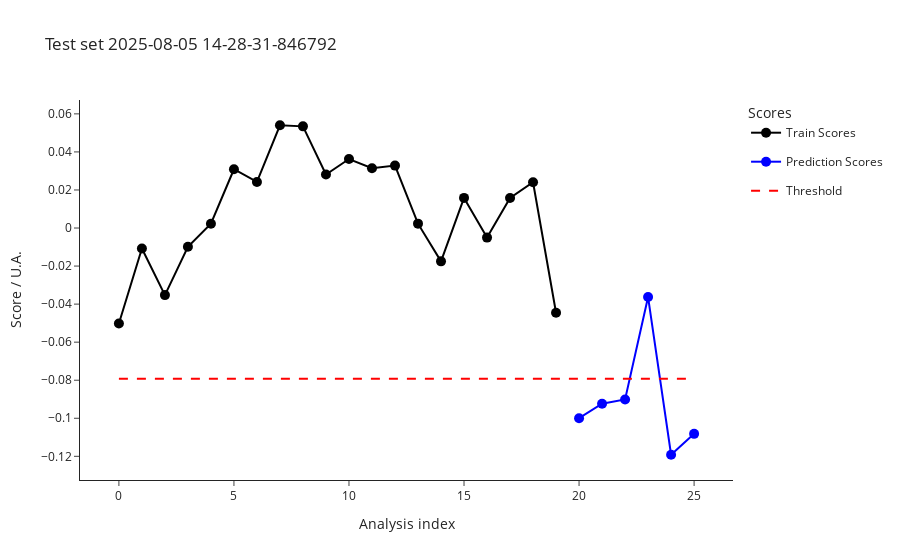

The notebook cell saved with this chart:
### Code cell
import os

parameters_df = []
for i in test_dates:
    test_data = pd.read_csv(f"dev/test_{i}_features.csv")
    test_metadata = pd.read_csv(f"dev/test_{i}_metadata.csv")
    ml_ana.predict(test_data, test_metadata)
    outliers_test = ml_ana.test_prediction_outliers()
    
    classified_test_metadata = outliers_test
    classified_test_metadata["date"] = i
    classified_test_metadata.to_csv(f"dev/test_{i}_classified_samples.csv", index=False)
    print("Test set ", i, ": \n", test_metadata["index"].tolist()) 
    print("\n")
    
    test_batch_parameters = parameters.copy()
    test_set = len(classified_test_metadata)
    train_set = len(ml_ana.get_training_scores())
    threshold = classified_test_metadata["threshold"][1]
    num_outliers = sum(classified_test_metadata["class"] == "outlier")
    percent_outliers = (sum(classified_test_metadata["class"] == "outlier")/len(classified_test_metadata["class"]))*100

    fig_test_scores = ml_ana.plot_scores()
    fig_test_scores.write_image(f"dev/figures/fig_test_{i}_scores.png", width=1100, height= 350, scale = 3)
    fig_test_scores.update_layout(title=f"Test set {i}")
    fig_test_scores.show()

    fig_test_features = ml_ana.plot_data()
    fig_test_features.write_image(f"dev/figures/fig_test_{i}_features.png", width=1100, height= 350, scale = 3)
    #fig_test_features.show()

    test_batch_parameters.update(
        {
        "date" : i,
        "train_set" : train_set, 
        "test_set" : test_set,
        "threshold" : threshold,
        "outliers" : num_outliers,
        "outliers_percent" : percent_outliers
        }
    )
    parameters_df.append(test_batch_parameters)

    #optionally add seen normal curves to train set
    #ml_ana.add_prediction()

parameters_df = pd.DataFrame(parameters_df)
if os.path.exists("dev/test_record.csv"):
    old_records = pd.read_csv("dev/test_record.csv")
    parameters_df = pd.concat([old_records, parameters_df])
    parameters_df.drop_duplicates(subset="date", keep="last", inplace=True)
    
parameters_df.to_csv("dev/test_record.csv", index = False)
print("Workflow parameters: \n", parameters_df)

### Figure 1 — Plotly figure (JSON) as saved in the notebook; plotly's stock layout.template omitted (floating-point values rounded to 4 significant figures)
{"data": [{"hovertemplate": ["<b>index: </b>18<br><b>name: </b>210812_Pac--005<br><b>path: </b>C:/Users/Sandeep/Desktop/ExtractedSignals\\210812_Pac 2021-08-12 10-30-07\\210812_Pac--005.D<br><b>batch: </b>210812_Pac 2021-08-12 10-30-07<br><b>batch_position: </b>5<br><b>idle_time: </b>39.0<br><b>sample: </b>NaCl 0,9%<br><b>method: </b>SAA_411_Pac.M<br><b>timestamp: </b>2021-08-12 10:50:23<br><b>detector: </b>G1315C<br><b>pump: </b>G7110B<br><b>start_time: </b>2021-08-12 10:50:57<br><b>end_time: </b>2021-08-12 10:54:57<br><b>runtime: </b>239.7000000000036", "<b>index: </b>19<br><b>name: </b>210812_Pac--006<br><b>path: </b>C:/Users/Sandeep/Desktop/ExtractedSignals\\210812_Pac 2021-08-12 10-30-07\\210812_Pac--006.D<br><b>batch: </b>210812_Pac 2021-08-12 10-30-07<br><b>batch_position: </b>6<br><b>idle_time: </b>39.0<br><b>sample: </b>Blank<br><b>method: </b>SAA_411_Pac.M<br><b>timestamp: </b>2021-08-12 10:55:02<br><b>detector: </b>G1315C<br><b>pump: </b>G7110B<br><b>start_time: </b>2021-08-12 10:55:36<br><b>end_time: </b>2021-08-12 10:59:36<br><b>runtime: </b>239.7000000000036", "<b>index: </b>20<br><b>name: </b>210812_Pac--007<br><b>path: </b>C:/Users/Sandeep/Desktop/ExtractedSignals\\210812_Pac 2021-08-12 10-30-07\\210812_Pac--007.D<br><b>batch: </b>210812_Pac 2021-08-12 10-30-07<br><b>batch_position: </b>7<br><b>idle_time: </b>39.0<br><b>sample: </b>0.025 mg/ml<br><b>method: </b>SAA_411_Pac.M<br><b>timestamp: </b>2021-08-12 10:59:41<br><b>detector: </b>G1315C<br><b>pump: </b>G7110B<br><b>start_time: </b>2021-08-12 11:00:15<br><b>end_time: </b>2021-08-12 11:04:15<br><b>runtime: </b>239.7000000000036", "<b>index: </b>21<br><b>name: </b>210812_Pac--008<br><b>path: </b>C:/Users/Sandeep/Desktop/ExtractedSignals\\210812_Pac 2021-08-12 10-30-07\\210812_Pac--008.D<br><b>batch: </b>210812_Pac 2021-08-12 10-30-07<br><b>batch_position: </b>8<br><b>idle_time: </b>39.0<br><b>sample: </b>Blank<br><b>method: </b>SAA_411_Pac.M<br><b>timestamp: </b>2021-08-12 11:04:20<br><b>detector: </b>G1315C<br><b>pump: </b>G7110B<br><b>start_time: </b>2021-08-12 11:04:54<br><b>end_time: </b>2021-08-12 11:08:54<br><b>runtime: </b>239.7000000000036", "<b>index: </b>22<br><b>name: </b>210812_Pac--009<br><b>path: </b>C:/Users/Sandeep/Desktop/ExtractedSignals\\210812_Pac 2021-08-12 10-30-07\\210812_Pac--009.D<br><b>batch: </b>210812_Pac 2021-08-12 10-30-07<br><b>batch_position: </b>9<br><b>idle_time: </b>38.0<br><b>sample: </b>210806/036 :10<br><b>method: </b>SAA_411_Pac.M<br><b>timestamp: </b>2021-08-12 11:08:59<br><b>detector: </b>G1315C<br><b>pump: </b>G7110B<br><b>start_time: </b>2021-08-12 11:09:32<br><b>end_time: </b>2021-08-12 11:13:32<br><b>runtime: </b>239.7000000000036", "<b>index: </b>23<br><b>name: </b>210812_Pac--010<br><b>path: </b>C:/Users/Sandeep/Desktop/ExtractedSignals\\210812_Pac 2021-08-12 10-30-07\\210812_Pac--010.D<br><b>batch: </b>210812_Pac 2021-08-12 10-30-07<br><b>batch_position: </b>10<br><b>idle_time: </b>39.0<br><b>sample: </b>210806/036 :10<br><b>method: </b>SAA_411_Pac.M<br><b>timestamp: </b>2021-08-12 11:13:37<br><b>detector: </b>G7110B<br><b>pump: </b>G7110B<br><b>start_time: </b>2021-08-12 11:14:11<br><b>end_time: </b>2021-08-12 11:18:11<br><b>runtime: </b>239.7000000000036", "<b>index: </b>24<br><b>name: </b>210812_Pac--011<br><b>path: </b>C:/Users/Sandeep/Desktop/ExtractedSignals\\210812_Pac 2021-08-12 10-30-07\\210812_Pac--011.D<br><b>batch: </b>210812_Pac 2021-08-12 10-30-07<br><b>batch_position: </b>11<br><b>idle_time: </b>39.0<br><b>sample: </b>210806/036 :10<br><b>method: </b>SAA_411_Pac.M<br><b>timestamp: </b>2021-08-12 11:18:16<br><b>detector: </b>G7110B<br><b>pump: </b>G7110B<br><b>start_time: </b>2021-08-12 11:18:50<br><b>end_time: </b>2021-08-12 11:22:50<br><b>runtime: </b>239.7000000000036", "<b>index: </b>25<br><b>name: </b>210812_Pac--012<br><b>path: </b>C:/Users/Sandeep/Desktop/ExtractedSignals\\210812_Pac 2021-08-12 10-30-07\\210812_Pac--012.D<br><b>batch: </b>210812_Pac 2021-08-12 10-30-07<br><b>batch_position: </b>12<br><b>idle_time: </b>39.0<br><b>sample: </b>Blank<br><b>method: </b>SAA_411_Pac.M<br><b>timestamp: </b>2021-08-12 11:22:55<br><b>detector: </b>G1315C<br><b>pump: </b>G7110B<br><b>start_time: </b>2021-08-12 11:23:29<br><b>end_time: </b>2021-08-12 11:27:29<br><b>runtime: </b>239.7000000000036", "<b>index: </b>26<br><b>name: </b>210812_Pac--013<br><b>path: </b>C:/Users/Sandeep/Desktop/ExtractedSignals\\210812_Pac 2021-08-12 10-30-07\\210812_Pac--013.D<br><b>batch: </b>210812_Pac 2021-08-12 10-30-07<br><b>batch_position: </b>13<br><b>idle_time: </b>39.0<br><b>sample: </b>0.025 mg/ml<br><b>method: </b>SAA_411_Pac.M<br><b>timestamp: </b>2021-08-12 11:27:34<br><b>detector: </b>G1315C<br><b>pump: </b>G7110B<br><b>start_time: </b>2021-08-12 11:28:08<br><b>end_time: </b>2021-08-12 11:32:08<br><b>runtime: </b>239.7000000000036", "<b>index: </b>27<br><b>name: </b>210812_Pac--014<br><b>path: </b>C:/Users/Sandeep/Desktop/ExtractedSignals\\210812_Pac 2021-08-12 10-30-07\\210812_Pac--014.D<br><b>batch: </b>210812_Pac 2021-08-12 10-30-07<br><b>batch_position: </b>14<br><b>idle_time: </b>38.0<br><b>sample: </b>Blank<br><b>method: </b>SAA_411_Pac.M<br><b>timestamp: </b>2021-08-12 11:32:13<br><b>detector: </b>G7110B<br><b>pump: </b>G7110B<br><b>start_time: </b>2021-08-12 11:32:46<br><b>end_time: </b>2021-08-12 11:36:47<br><b>runtime: </b>239.7000000000036", "<b>index: </b>51<br><b>name: </b>210813_Pac--005<br><b>path: </b>C:/Users/Sandeep/Desktop/ExtractedSignals\\210813_Pac 2021-08-13 10-37-27\\210813_Pac--005.D<br><b>batch: </b>210813_Pac 2021-08-13 10-37-27<br><b>batch_position: </b>5<br><b>idle_time: </b>39.0<br><b>sample: </b>NaCl 0,9%<br><b>method: </b>SAA_411_Pac.M<br><b>timestamp: </b>2021-08-13 10:57:52<br><b>detector: </b>G7110B<br><b>pump: </b>G7110B<br><b>start_time: </b>2021-08-13 10:58:26<br><b>end_time: </b>2021-08-13 11:02:27<br><b>runtime: </b>239.7000000000036", "<b>index: </b>52<br><b>name: </b>210813_Pac--006<br><b>path: </b>C:/Users/Sandeep/Desktop/ExtractedSignals\\210813_Pac 2021-08-13 10-37-27\\210813_Pac--006.D<br><b>batch: </b>210813_Pac 2021-08-13 10-37-27<br><b>batch_position: </b>6<br><b>idle_time: </b>38.0<br><b>sample: </b>Blank<br><b>method: </b>SAA_411_Pac.M<br><b>timestamp: </b>2021-08-13 11:02:31<br><b>detector: </b>G1315C<br><b>pump: </b>G7110B<br><b>start_time: </b>2021-08-13 11:03:05<br><b>end_time: </b>2021-08-13 11:07:06<br><b>runtime: </b>239.7000000000036", "<b>index: </b>53<br><b>name: </b>210813_Pac--007<br><b>path: </b>C:/Users/Sandeep/Desktop/ExtractedSignals\\210813_Pac 2021-08-13 10-37-27\\210813_Pac--007.D<br><b>batch: </b>210813_Pac 2021-08-13 10-37-27<br><b>batch_position: </b>7<br><b>idle_time: </b>38.0<br><b>sample: </b>0.025 mg/ml<br><b>method: </b>SAA_411_Pac.M<br><b>timestamp: </b>2021-08-13 11:07:10<br><b>detector: </b>G1315C<br><b>pump: </b>G7116B<br><b>start_time: </b>2021-08-13 11:07:44<br><b>end_time: </b>2021-08-13 11:11:45<br><b>runtime: </b>239.7000000000036", "<b>index: </b>54<br><b>name: </b>210813_Pac--008<br><b>path: </b>C:/Users/Sandeep/Desktop/ExtractedSignals\\210813_Pac 2021-08-13 10-37-27\\210813_Pac--008.D<br><b>batch: </b>210813_Pac 2021-08-13 10-37-27<br><b>batch_position: </b>8<br><b>idle_time: </b>38.0<br><b>sample: </b>Blank<br><b>method: </b>SAA_411_Pac.M<br><b>timestamp: </b>2021-08-13 11:11:49<br><b>detector: </b>G1315C<br><b>pump: </b>G7110B<br><b>start_time: </b>2021-08-13 11:12:23<br><b>end_time: </b>2021-08-13 11:16:23<br><b>runtime: </b>239.7000000000036", "<b>index: </b>55<br><b>name: </b>210813_Pac--009<br><b>path: </b>C:/Users/Sandeep/Desktop/ExtractedSignals\\210813_Pac 2021-08-13 10-37-27\\210813_Pac--009.D<br><b>batch: </b>210813_Pac 2021-08-13 10-37-27<br><b>batch_position: </b>9<br><b>idle_time: </b>39.0<br><b>sample: </b>210812/004 :20<br><b>method: </b>SAA_411_Pac.M<br><b>timestamp: </b>2021-08-13 11:16:28<br><b>detector: </b>G1315C<br><b>pump: </b>G7110B<br><b>start_time: </b>2021-08-13 11:17:02<br><b>end_time: </b>2021-08-13 11:21:03<br><b>runtime: </b>239.7000000000036", "<b>index: </b>56<br><b>name: </b>210813_Pac--010<br><b>path: </b>C:/Users/Sandeep/Desktop/ExtractedSignals\\210813_Pac 2021-08-13 10-37-27\\210813_Pac--010.D<br><b>batch: </b>210813_Pac 2021-08-13 10-37-27<br><b>batch_position: </b>10<br><b>idle_time: </b>38.0<br><b>sample: </b>210812/004 :20<br><b>method: </b>SAA_411_Pac.M<br><b>timestamp: </b>2021-08-13 11:21:08<br><b>detector: </b>G1315C<br><b>pump: </b>G7110B<br><b>start_time: </b>2021-08-13 11:21:41<br><b>end_time: </b>2021-08-13 11:25:42<br><b>runtime: </b>239.7000000000036", "<b>index: </b>57<br><b>name: </b>210813_Pac--011<br><b>path: </b>C:/Users/Sandeep/Desktop/ExtractedSignals\\210813_Pac 2021-08-13 10-37-27\\210813_Pac--011.D<br><b>batch: </b>210813_Pac 2021-08-13 10-37-27<br><b>batch_position: </b>11<br><b>idle_time: </b>39.0<br><b>sample: </b>210812/004 :20<br><b>method: </b>SAA_411_Pac.M<br><b>timestamp: </b>2021-08-13 11:25:46<br><b>detector: </b>G1315C<br><b>pump: </b>G7110B<br><b>start_time: </b>2021-08-13 11:26:21<br><b>end_time: </b>2021-08-13 11:30:21<br><b>runtime: </b>239.7000000000036", "<b>index: </b>58<br><b>name: </b>210813_Pac--012<br><b>path: </b>C:/Users/Sandeep/Desktop/ExtractedSignals\\210813_Pac 2021-08-13 10-37-27\\210813_Pac--012.D<br><b>batch: </b>210813_Pac 2021-08-13 10-37-27<br><b>batch_position: </b>12<br><b>idle_time: </b>38.0<br><b>sample: </b>Blank<br><b>method: </b>SAA_411_Pac.M<br><b>timestamp: </b>2021-08-13 11:30:26<br><b>detector: </b>G1315C<br><b>pump: </b>G7110B<br><b>start_time: </b>2021-08-13 11:30:59<br><b>end_time: </b>2021-08-13 11:34:59<br><b>runtime: </b>239.7000000000036", "<b>index: </b>59<br><b>name: </b>210813_Pac--013<br><b>path: </b>C:/Users/Sandeep/Desktop/ExtractedSignals\\210813_Pac 2021-08-13 10-37-27\\210813_Pac--013.D<br><b>batch: </b>210813_Pac 2021-08-13 10-37-27<br><b>batch_position: </b>13<br><b>idle_time: </b>39.0<br><b>sample: </b>0.025 mg/ml<br><b>method: </b>SAA_411_Pac.M<br><b>timestamp: </b>2021-08-13 11:35:04<br><b>detector: </b>G1315C<br><b>pump: </b>G7110B<br><b>start_time: </b>2021-08-13 11:35:38<br><b>end_time: </b>2021-08-13 11:39:38<br><b>runtime: </b>239.7000000000036", "<b>index: </b>60<br><b>name: </b>210813_Pac--014<br><b>path: </b>C:/Users/Sandeep/Desktop/ExtractedSignals\\210813_Pac 2021-08-13 10-37-27\\210813_Pac--014.D<br><b>batch: </b>210813_Pac 2021-08-13 10-37-27<br><b>batch_position: </b>14<br><b>idle_time: </b>38.0<br><b>sample: </b>Blank<br><b>method: </b>SAA_411_Pac.M<br><b>timestamp: </b>2021-08-13 11:39:43<br><b>detector: </b>G1315C<br><b>pump: </b>G7110B<br><b>start_time: </b>2021-08-13 11:40:16<br><b>end_time: </b>2021-08-13 11:44:17<br><b>runtime: </b>239.7000000000036"], "legendgroup": "Train", "line": {"color": "black"}, "marker": {"color": "black", "size": 10}, "mode": "lines+markers", "name": "Train Scores", "text": ["<b>index: </b>18<br><b>name: </b>210812_Pac--005<br><b>path: </b>C:/Users/Sandeep/Desktop/ExtractedSignals\\210812_Pac 2021-08-12 10-30-07\\210812_Pac--005.D<br><b>batch: </b>210812_Pac 2021-08-12 10-30-07<br><b>batch_position: </b>5<br><b>idle_time: </b>39.0<br><b>sample: </b>NaCl 0,9%<br><b>method: </b>SAA_411_Pac.M<br><b>timestamp: </b>2021-08-12 10:50:23<br><b>detector: </b>G1315C<br><b>pump: </b>G7110B<br><b>start_time: </b>2021-08-12 10:50:57<br><b>end_time: </b>2021-08-12 10:54:57<br><b>runtime: </b>239.7000000000036", "<b>index: </b>19<br><b>name: </b>210812_Pac--006<br><b>path: </b>C:/Users/Sandeep/Desktop/ExtractedSignals\\210812_Pac 2021-08-12 10-30-07\\210812_Pac--006.D<br><b>batch: </b>210812_Pac 2021-08-12 10-30-07<br><b>batch_position: </b>6<br><b>idle_time: </b>39.0<br><b>sample: </b>Blank<br><b>method: </b>SAA_411_Pac.M<br><b>timestamp: </b>2021-08-12 10:55:02<br><b>detector: </b>G1315C<br><b>pump: </b>G7110B<br><b>start_time: </b>2021-08-12 10:55:36<br><b>end_time: </b>2021-08-12 10:59:36<br><b>runtime: </b>239.7000000000036", "<b>index: </b>20<br><b>name: </b>210812_Pac--007<br><b>path: </b>C:/Users/Sandeep/Desktop/ExtractedSignals\\210812_Pac 2021-08-12 10-30-07\\210812_Pac--007.D<br><b>batch: </b>210812_Pac 2021-08-12 10-30-07<br><b>batch_position: </b>7<br><b>idle_time: </b>39.0<br><b>sample: </b>0.025 mg/ml<br><b>method: </b>SAA_411_Pac.M<br><b>timestamp: </b>2021-08-12 10:59:41<br><b>detector: </b>G1315C<br><b>pump: </b>G7110B<br><b>start_time: </b>2021-08-12 11:00:15<br><b>end_time: </b>2021-08-12 11:04:15<br><b>runtime: </b>239.7000000000036", "<b>index: </b>21<br><b>name: </b>210812_Pac--008<br><b>path: </b>C:/Users/Sandeep/Desktop/ExtractedSignals\\210812_Pac 2021-08-12 10-30-07\\210812_Pac--008.D<br><b>batch: </b>210812_Pac 2021-08-12 10-30-07<br><b>batch_position: </b>8<br><b>idle_time: </b>39.0<br><b>sample: </b>Blank<br><b>method: </b>SAA_411_Pac.M<br><b>timestamp: </b>2021-08-12 11:04:20<br><b>detector: </b>G1315C<br><b>pump: </b>G7110B<br><b>start_time: </b>2021-08-12 11:04:54<br><b>end_time: </b>2021-08-12 11:08:54<br><b>runtime: </b>239.7000000000036", "<b>index: </b>22<br><b>name: </b>210812_Pac--009<br><b>path: </b>C:/Users/Sandeep/Desktop/ExtractedSignals\\210812_Pac 2021-08-12 10-30-07\\210812_Pac--009.D<br><b>batch: </b>210812_Pac 2021-08-12 10-30-07<br><b>batch_position: </b>9<br><b>idle_time: </b>38.0<br><b>sample: </b>210806/036 :10<br><b>method: </b>SAA_411_Pac.M<br><b>timestamp: </b>2021-08-12 11:08:59<br><b>detector: </b>G1315C<br><b>pump: </b>G7110B<br><b>start_time: </b>2021-08-12 11:09:32<br><b>end_time: </b>2021-08-12 11:13:32<br><b>runtime: </b>239.7000000000036", "<b>index: </b>23<br><b>name: </b>210812_Pac--010<br><b>path: </b>C:/Users/Sandeep/Desktop/ExtractedSignals\\210812_Pac 2021-08-12 10-30-07\\210812_Pac--010.D<br><b>batch: </b>210812_Pac 2021-08-12 10-30-07<br><b>batch_position: </b>10<br><b>idle_time: </b>39.0<br><b>sample: </b>210806/036 :10<br><b>method: </b>SAA_411_Pac.M<br><b>timestamp: </b>2021-08-12 11:13:37<br><b>detector: </b>G7110B<br><b>pump: </b>G7110B<br><b>start_time: </b>2021-08-12 11:14:11<br><b>end_time: </b>2021-08-12 11:18:11<br><b>runtime: </b>239.7000000000036", "<b>index: </b>24<br><b>name: </b>210812_Pac--011<br><b>path: </b>C:/Users/Sandeep/Desktop/ExtractedSignals\\210812_Pac 2021-08-12 10-30-07\\210812_Pac--011.D<br><b>batch: </b>210812_Pac 2021-08-12 10-30-07<br><b>batch_position: </b>11<br><b>idle_time: </b>39.0<br><b>sample: </b>210806/036 :10<br><b>method: </b>SAA_411_Pac.M<br><b>timestamp: </b>2021-08-12 11:18:16<br><b>detector: </b>G7110B<br><b>pump: </b>G7110B<br><b>start_time: </b>2021-08-12 11:18:50<br><b>end_time: </b>2021-08-12 11:22:50<br><b>runtime: </b>239.7000000000036", "<b>index: </b>25<br><b>name: </b>210812_Pac--012<br><b>path: </b>C:/Users/Sandeep/Desktop/ExtractedSignals\\210812_Pac 2021-08-12 10-30-07\\210812_Pac--012.D<br><b>batch: </b>210812_Pac 2021-08-12 10-30-07<br><b>batch_position: </b>12<br><b>idle_time: </b>39.0<br><b>sample: </b>Blank<br><b>method: </b>SAA_411_Pac.M<br><b>timestamp: </b>2021-08-12 11:22:55<br><b>detector: </b>G1315C<br><b>pump: </b>G7110B<br><b>start_time: </b>2021-08-12 11:23:29<br><b>end_time: </b>2021-08-12 11:27:29<br><b>runtime: </b>239.7000000000036", "<b>index: </b>26<br><b>name: </b>210812_Pac--013<br><b>path: </b>C:/Users/Sandeep/Desktop/ExtractedSignals\\210812_Pac 2021-08-12 10-30-07\\210812_Pac--013.D<br><b>batch: </b>210812_Pac 2021-08-12 10-30-07<br><b>batch_position: </b>13<br><b>idle_time: </b>39.0<br><b>sample: </b>0.025 mg/ml<br><b>method: </b>SAA_411_Pac.M<br><b>timestamp: </b>2021-08-12 11:27:34<br><b>detector: </b>G1315C<br><b>pump: </b>G7110B<br><b>start_time: </b>2021-08-12 11:28:08<br><b>end_time: </b>2021-08-12 11:32:08<br><b>runtime: </b>239.7000000000036", "<b>index: </b>27<br><b>name: </b>210812_Pac--014<br><b>path: </b>C:/Users/Sandeep/Desktop/ExtractedSignals\\210812_Pac 2021-08-12 10-30-07\\210812_Pac--014.D<br><b>batch: </b>210812_Pac 2021-08-12 10-30-07<br><b>batch_position: </b>14<br><b>idle_time: </b>38.0<br><b>sample: </b>Blank<br><b>method: </b>SAA_411_Pac.M<br><b>timestamp: </b>2021-08-12 11:32:13<br><b>detector: </b>G7110B<br><b>pump: </b>G7110B<br><b>start_time: </b>2021-08-12 11:32:46<br><b>end_time: </b>2021-08-12 11:36:47<br><b>runtime: </b>239.7000000000036", "<b>index: </b>51<br><b>name: </b>210813_Pac--005<br><b>path: </b>C:/Users/Sandeep/Desktop/ExtractedSignals\\210813_Pac 2021-08-13 10-37-27\\210813_Pac--005.D<br><b>batch: </b>210813_Pac 2021-08-13 10-37-27<br><b>batch_position: </b>5<br><b>idle_time: </b>39.0<br><b>sample: </b>NaCl 0,9%<br><b>method: </b>SAA_411_Pac.M<br><b>timestamp: </b>2021-08-13 10:57:52<br><b>detector: </b>G7110B<br><b>pump: </b>G7110B<br><b>start_time: </b>2021-08-13 10:58:26<br><b>end_time: </b>2021-08-13 11:02:27<br><b>runtime: </b>239.7000000000036", "<b>index: </b>52<br><b>name: </b>210813_Pac--006<br><b>path: </b>C:/Users/Sandeep/Desktop/ExtractedSignals\\210813_Pac 2021-08-13 10-37-27\\210813_Pac--006.D<br><b>batch: </b>210813_Pac 2021-08-13 10-37-27<br><b>batch_position: </b>6<br><b>idle_time: </b>38.0<br><b>sample: </b>Blank<br><b>method: </b>SAA_411_Pac.M<br><b>timestamp: </b>2021-08-13 11:02:31<br><b>detector: </b>G1315C<br><b>pump: </b>G7110B<br><b>start_time: </b>2021-08-13 11:03:05<br><b>end_time: </b>2021-08-13 11:07:06<br><b>runtime: </b>239.7000000000036", "<b>index: </b>53<br><b>name: </b>210813_Pac--007<br><b>path: </b>C:/Users/Sandeep/Desktop/ExtractedSignals\\210813_Pac 2021-08-13 10-37-27\\210813_Pac--007.D<br><b>batch: </b>210813_Pac 2021-08-13 10-37-27<br><b>batch_position: </b>7<br><b>idle_time: </b>38.0<br><b>sample: </b>0.025 mg/ml<br><b>method: </b>SAA_411_Pac.M<br><b>timestamp: </b>2021-08-13 11:07:10<br><b>detector: </b>G1315C<br><b>pump: </b>G7116B<br><b>start_time: </b>2021-08-13 11:07:44<br><b>end_time: </b>2021-08-13 11:11:45<br><b>runtime: </b>239.7000000000036", "<b>index: </b>54<br><b>name: </b>210813_Pac--008<br><b>path: </b>C:/Users/Sandeep/Desktop/ExtractedSignals\\210813_Pac 2021-08-13 10-37-27\\210813_Pac--008.D<br><b>batch: </b>210813_Pac 2021-08-13 10-37-27<br><b>batch_position: </b>8<br><b>idle_time: </b>38.0<br><b>sample: </b>Blank<br><b>method: </b>SAA_411_Pac.M<br><b>timestamp: </b>2021-08-13 11:11:49<br><b>detector: </b>G1315C<br><b>pump: </b>G7110B<br><b>start_time: </b>2021-08-13 11:12:23<br><b>end_time: </b>2021-08-13 11:16:23<br><b>runtime: </b>239.7000000000036", "<b>index: </b>55<br><b>name: </b>210813_Pac--009<br><b>path: </b>C:/Users/Sandeep/Desktop/ExtractedSignals\\210813_Pac 2021-08-13 10-37-27\\210813_Pac--009.D<br><b>batch: </b>210813_Pac 2021-08-13 10-37-27<br><b>batch_position: </b>9<br><b>idle_time: </b>39.0<br><b>sample: </b>210812/004 :20<br><b>method: </b>SAA_411_Pac.M<br><b>timestamp: </b>2021-08-13 11:16:28<br><b>detector: </b>G1315C<br><b>pump: </b>G7110B<br><b>start_time: </b>2021-08-13 11:17:02<br><b>end_time: </b>2021-08-13 11:21:03<br><b>runtime: </b>239.7000000000036", "<b>index: </b>56<br><b>name: </b>210813_Pac--010<br><b>path: </b>C:/Users/Sandeep/Desktop/ExtractedSignals\\210813_Pac 2021-08-13 10-37-27\\210813_Pac--010.D<br><b>batch: </b>210813_Pac 2021-08-13 10-37-27<br><b>batch_position: </b>10<br><b>idle_time: </b>38.0<br><b>sample: </b>210812/004 :20<br><b>method: </b>SAA_411_Pac.M<br><b>timestamp: </b>2021-08-13 11:21:08<br><b>detector: </b>G1315C<br><b>pump: </b>G7110B<br><b>start_time: </b>2021-08-13 11:21:41<br><b>end_time: </b>2021-08-13 11:25:42<br><b>runtime: </b>239.7000000000036", "<b>index: </b>57<br><b>name: </b>210813_Pac--011<br><b>path: </b>C:/Users/Sandeep/Desktop/ExtractedSignals\\210813_Pac 2021-08-13 10-37-27\\210813_Pac--011.D<br><b>batch: </b>210813_Pac 2021-08-13 10-37-27<br><b>batch_position: </b>11<br><b>idle_time: </b>39.0<br><b>sample: </b>210812/004 :20<br><b>method: </b>SAA_411_Pac.M<br><b>timestamp: </b>2021-08-13 11:25:46<br><b>detector: </b>G1315C<br><b>pump: </b>G7110B<br><b>start_time: </b>2021-08-13 11:26:21<br><b>end_time: </b>2021-08-13 11:30:21<br><b>runtime: </b>239.7000000000036", "<b>index: </b>58<br><b>name: </b>210813_Pac--012<br><b>path: </b>C:/Users/Sandeep/Desktop/ExtractedSignals\\210813_Pac 2021-08-13 10-37-27\\210813_Pac--012.D<br><b>batch: </b>210813_Pac 2021-08-13 10-37-27<br><b>batch_position: </b>12<br><b>idle_time: </b>38.0<br><b>sample: </b>Blank<br><b>method: </b>SAA_411_Pac.M<br><b>timestamp: </b>2021-08-13 11:30:26<br><b>detector: </b>G1315C<br><b>pump: </b>G7110B<br><b>start_time: </b>2021-08-13 11:30:59<br><b>end_time: </b>2021-08-13 11:34:59<br><b>runtime: </b>239.7000000000036", "<b>index: </b>59<br><b>name: </b>210813_Pac--013<br><b>path: </b>C:/Users/Sandeep/Desktop/ExtractedSignals\\210813_Pac 2021-08-13 10-37-27\\210813_Pac--013.D<br><b>batch: </b>210813_Pac 2021-08-13 10-37-27<br><b>batch_position: </b>13<br><b>idle_time: </b>39.0<br><b>sample: </b>0.025 mg/ml<br><b>method: </b>SAA_411_Pac.M<br><b>timestamp: </b>2021-08-13 11:35:04<br><b>detector: </b>G1315C<br><b>pump: </b>G7110B<br><b>start_time: </b>2021-08-13 11:35:38<br><b>end_time: </b>2021-08-13 11:39:38<br><b>runtime: </b>239.7000000000036", "<b>index: </b>60<br><b>name: </b>210813_Pac--014<br><b>path: </b>C:/Users/Sandeep/Desktop/ExtractedSignals\\210813_Pac 2021-08-13 10-37-27\\210813_Pac--014.D<br><b>batch: </b>210813_Pac 2021-08-13 10-37-27<br><b>batch_position: </b>14<br><b>idle_time: </b>38.0<br><b>sample: </b>Blank<br><b>method: </b>SAA_411_Pac.M<br><b>timestamp: </b>2021-08-13 11:39:43<br><b>detector: </b>G1315C<br><b>pump: </b>G7110B<br><b>start_time: </b>2021-08-13 11:40:16<br><b>end_time: </b>2021-08-13 11:44:17<br><b>runtime: </b>239.7000000000036"], "type": "scatter", "x": [0, 1, 2, 3, 4, 5, 6, 7, 8, 9, 10, 11, 12, 13, 14, 15, 16, 17, 18, 19], "y": [-0.05022, -0.01075, -0.03525, -0.00987, 0.002252, 0.03089, 0.02422, 0.05402, 0.05344, 0.0281, 0.03627, 0.03141, 0.03281, 0.002288, -0.01752, 0.01582, -0.005032, 0.01577, 0.02406, -0.04454]}, {"hovertemplate": ["<b>index: </b>239<br><b>name: </b>210906_Pac--006<br><b>path: </b>C:/Users/Sandeep/Desktop/ExtractedSignals\\210906_Pac 2021-09-06 11-09-22\\210906_Pac--006.D<br><b>batch: </b>210906_Pac 2021-09-06 11-09-22<br><b>batch_position: </b>6<br><b>idle_time: </b>39.0<br><b>sample: </b>Blank<br><b>method: </b>SAA_411_Pac.M<br><b>timestamp: </b>2021-09-06 11:32:57<br><b>detector: </b>G7110B<br><b>pump: </b>G7110B<br><b>start_time: </b>2021-09-06 11:33:30<br><b>end_time: </b>2021-09-06 11:37:31<br><b>runtime: </b>239.7000000000036", "<b>index: </b>246<br><b>name: </b>210906_Pac--013<br><b>path: </b>C:/Users/Sandeep/Desktop/ExtractedSignals\\210906_Pac 2021-09-06 11-09-22\\210906_Pac--013.D<br><b>batch: </b>210906_Pac 2021-09-06 11-09-22<br><b>batch_position: </b>13<br><b>idle_time: </b>39.0<br><b>sample: </b>0.025 mg/ml<br><b>method: </b>SAA_411_Pac.M<br><b>timestamp: </b>2021-09-06 12:05:31<br><b>detector: </b>G1315C<br><b>pump: </b>G7110B<br><b>start_time: </b>2021-09-06 12:06:05<br><b>end_time: </b>2021-09-06 12:10:05<br><b>runtime: </b>239.7000000000036", "<b>index: </b>245<br><b>name: </b>210906_Pac--012<br><b>path: </b>C:/Users/Sandeep/Desktop/ExtractedSignals\\210906_Pac 2021-09-06 11-09-22\\210906_Pac--012.D<br><b>batch: </b>210906_Pac 2021-09-06 11-09-22<br><b>batch_position: </b>12<br><b>idle_time: </b>39.0<br><b>sample: </b>Blank<br><b>method: </b>SAA_411_Pac.M<br><b>timestamp: </b>2021-09-06 12:00:52<br><b>detector: </b>G1315C<br><b>pump: </b>G7110B<br><b>start_time: </b>2021-09-06 12:01:26<br><b>end_time: </b>2021-09-06 12:05:26<br><b>runtime: </b>239.7000000000036", "<b>index: </b>152<br><b>name: </b>210826_Pac--004<br><b>path: </b>C:/Users/Sandeep/Desktop/ExtractedSignals\\210826_Pac 2021-08-26 16-15-14\\210826_Pac--004.D<br><b>batch: </b>210826_Pac 2021-08-26 16-15-14<br><b>batch_position: </b>4<br><b>idle_time: </b>39.0<br><b>sample: </b>Blank<br><b>method: </b>SAA_411_Pac.M<br><b>timestamp: </b>2021-08-26 16:29:33<br><b>detector: </b>G7110B<br><b>pump: </b>G7110B<br><b>start_time: </b>2021-08-26 16:30:06<br><b>end_time: </b>2021-08-26 16:34:07<br><b>runtime: </b>239.7000000000036", "<b>index: </b>14<br><b>name: </b>210812_Pac<br><b>path: </b>C:/Users/Sandeep/Desktop/ExtractedSignals\\210812_Pac 2021-08-12 10-30-07\\210812_Pac.D<br><b>batch: </b>210812_Pac 2021-08-12 10-30-07<br><b>batch_position: </b>1<br><b>idle_time: </b>142.0<br><b>sample: </b>Blank<br><b>method: </b>SAA_411_Pac.M<br><b>timestamp: </b>2021-08-12 10:30:12<br><b>detector: </b>G7110B<br><b>pump: </b>G7110B<br><b>start_time: </b>2021-08-12 10:32:20<br><b>end_time: </b>2021-08-12 10:36:21<br><b>runtime: </b>239.7000000000036", "<b>index: </b>234<br><b>name: </b>210906_Pac<br><b>path: </b>C:/Users/Sandeep/Desktop/ExtractedSignals\\210906_Pac 2021-09-06 11-09-22\\210906_Pac.D<br><b>batch: </b>210906_Pac 2021-09-06 11-09-22<br><b>batch_position: </b>1<br><b>idle_time: </b>3995.0<br><b>sample: </b>Blank<br><b>method: </b>SAA_411_Pac.M<br><b>timestamp: </b>2021-09-06 11:09:27<br><b>detector: </b>G1315C<br><b>pump: </b>G7110B<br><b>start_time: </b>2021-09-06 11:10:14<br><b>end_time: </b>2021-09-06 11:14:15<br><b>runtime: </b>239.4000000000036"], "legendgroup": "Prediction", "line": {"color": "blue"}, "marker": {"color": "blue", "size": 10}, "mode": "lines+markers", "name": "Prediction Scores", "text": ["<b>index: </b>239<br><b>name: </b>210906_Pac--006<br><b>path: </b>C:/Users/Sandeep/Desktop/ExtractedSignals\\210906_Pac 2021-09-06 11-09-22\\210906_Pac--006.D<br><b>batch: </b>210906_Pac 2021-09-06 11-09-22<br><b>batch_position: </b>6<br><b>idle_time: </b>39.0<br><b>sample: </b>Blank<br><b>method: </b>SAA_411_Pac.M<br><b>timestamp: </b>2021-09-06 11:32:57<br><b>detector: </b>G7110B<br><b>pump: </b>G7110B<br><b>start_time: </b>2021-09-06 11:33:30<br><b>end_time: </b>2021-09-06 11:37:31<br><b>runtime: </b>239.7000000000036", "<b>index: </b>246<br><b>name: </b>210906_Pac--013<br><b>path: </b>C:/Users/Sandeep/Desktop/ExtractedSignals\\210906_Pac 2021-09-06 11-09-22\\210906_Pac--013.D<br><b>batch: </b>210906_Pac 2021-09-06 11-09-22<br><b>batch_position: </b>13<br><b>idle_time: </b>39.0<br><b>sample: </b>0.025 mg/ml<br><b>method: </b>SAA_411_Pac.M<br><b>timestamp: </b>2021-09-06 12:05:31<br><b>detector: </b>G1315C<br><b>pump: </b>G7110B<br><b>start_time: </b>2021-09-06 12:06:05<br><b>end_time: </b>2021-09-06 12:10:05<br><b>runtime: </b>239.7000000000036", "<b>index: </b>245<br><b>name: </b>210906_Pac--012<br><b>path: </b>C:/Users/Sandeep/Desktop/ExtractedSignals\\210906_Pac 2021-09-06 11-09-22\\210906_Pac--012.D<br><b>batch: </b>210906_Pac 2021-09-06 11-09-22<br><b>batch_position: </b>12<br><b>idle_time: </b>39.0<br><b>sample: </b>Blank<br><b>method: </b>SAA_411_Pac.M<br><b>timestamp: </b>2021-09-06 12:00:52<br><b>detector: </b>G1315C<br><b>pump: </b>G7110B<br><b>start_time: </b>2021-09-06 12:01:26<br><b>end_time: </b>2021-09-06 12:05:26<br><b>runtime: </b>239.7000000000036", "<b>index: </b>152<br><b>name: </b>210826_Pac--004<br><b>path: </b>C:/Users/Sandeep/Desktop/ExtractedSignals\\210826_Pac 2021-08-26 16-15-14\\210826_Pac--004.D<br><b>batch: </b>210826_Pac 2021-08-26 16-15-14<br><b>batch_position: </b>4<br><b>idle_time: </b>39.0<br><b>sample: </b>Blank<br><b>method: </b>SAA_411_Pac.M<br><b>timestamp: </b>2021-08-26 16:29:33<br><b>detector: </b>G7110B<br><b>pump: </b>G7110B<br><b>start_time: </b>2021-08-26 16:30:06<br><b>end_time: </b>2021-08-26 16:34:07<br><b>runtime: </b>239.7000000000036", "<b>index: </b>14<br><b>name: </b>210812_Pac<br><b>path: </b>C:/Users/Sandeep/Desktop/ExtractedSignals\\210812_Pac 2021-08-12 10-30-07\\210812_Pac.D<br><b>batch: </b>210812_Pac 2021-08-12 10-30-07<br><b>batch_position: </b>1<br><b>idle_time: </b>142.0<br><b>sample: </b>Blank<br><b>method: </b>SAA_411_Pac.M<br><b>timestamp: </b>2021-08-12 10:30:12<br><b>detector: </b>G7110B<br><b>pump: </b>G7110B<br><b>start_time: </b>2021-08-12 10:32:20<br><b>end_time: </b>2021-08-12 10:36:21<br><b>runtime: </b>239.7000000000036", "<b>index: </b>234<br><b>name: </b>210906_Pac<br><b>path: </b>C:/Users/Sandeep/Desktop/ExtractedSignals\\210906_Pac 2021-09-06 11-09-22\\210906_Pac.D<br><b>batch: </b>210906_Pac 2021-09-06 11-09-22<br><b>batch_position: </b>1<br><b>idle_time: </b>3995.0<br><b>sample: </b>Blank<br><b>method: </b>SAA_411_Pac.M<br><b>timestamp: </b>2021-09-06 11:09:27<br><b>detector: </b>G1315C<br><b>pump: </b>G7110B<br><b>start_time: </b>2021-09-06 11:10:14<br><b>end_time: </b>2021-09-06 11:14:15<br><b>runtime: </b>239.4000000000036"], "type": "scatter", "x": [20, 21, 22, 23, 24, 25], "y": [-0.09996, -0.09237, -0.0901, -0.03628, -0.1192, -0.1082]}, {"legendgroup": "Threshold", "line": {"color": "red", "dash": "dash"}, "mode": "lines", "name": "Threshold", "type": "scatter", "x": [0, 25], "y": [-0.07927, -0.07927]}], "layout": {"legend": {"title": {"text": "Scores"}}, "title": {"text": "Test set 2025-08-05 14-28-31-846792"}, "xaxis": {"title": {"text": "Analysis index"}}, "yaxis": {"title": {"text": "Score / U.A."}}}}
